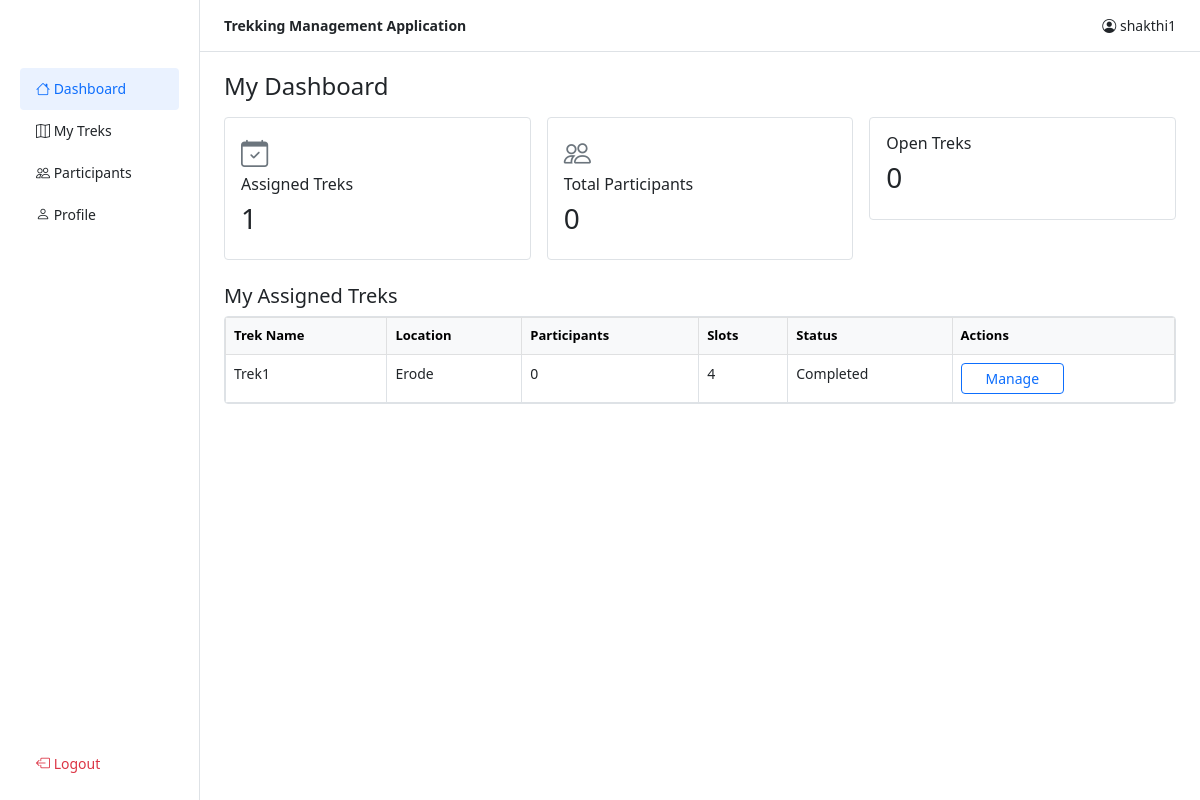
Page /staff/dashboard (signed in) on the committed database.
### tables this page shows
CREATE TABLE treks (
            id INTEGER PRIMARY KEY AUTOINCREMENT,
            name TEXT NOT NULL,
            location TEXT,
            difficulty TEXT CHECK(difficulty IN ("Easy","Moderate","Hard")),
            duration INTEGER,
            slots INTEGER DEFAULT 0,
            staff_id INTEGER REFERENCES users(id),
            status TEXT DEFAULT "Pending",
            start_date TEXT,
            end_date TEXT
        , description TEXT DEFAULT "");

### app.py (the view)
@app.route('/staff/dashboard')
@login_required('staff')
def staff_dashboard(active='dashboard'):
    db = get_db()
    treks = db.execute('''SELECT t.*, COUNT(b.id) participants
                          FROM treks t LEFT JOIN bookings b ON b.trek_id=t.id AND b.status="Booked"
                          WHERE t.staff_id=? GROUP BY t.id''', (session['user_id'],)).fetchall()
    total_participants = sum(t['participants'] for t in treks)
    open_treks = sum(1 for t in treks if t['status'] == 'Open')
    return render_template('staff/dashboard.html', treks=treks, total_participants=total_participants, open_treks=open_treks, active=active)

### app.py (called while the page is built)
def login_required(role=None):
    def decorator(f):
        @wraps(f)
        def wrapper(*args, **kwargs):
            if 'user_id' not in session:
                return redirect(url_for('login'))
            if role and session.get('role') != role:
                flash('Access denied.')
                return redirect(url_for('login'))
            return f(*args, **kwargs)
        return wrapper
    return decorator

### database.py (called while the page is built)
def get_db():
    db = getattr(g, '_database', None)
    if db is None:
        db = g._database = sqlite3.connect(DATABASE)
        db.row_factory = sqlite3.Row
    return db

### templates/staff/dashboard.html (shortened to what this page needs)
{% extends "base.html" %}
{% block sidebar %}
<ul class="nav flex-column px-2">
  <li class="nav-item"><a class="nav-link {% if active=='dashboard' %}active{% endif %}" href="{{ url_for('staff_dashboard') }}"><i class="bi bi-house"></i> Dashboard</a></li>
  <li class="nav-item"><a class="nav-link {% if active=='treks' %}active{% endif %}" href="{{ url_for('staff_treks') }}"><i class="bi bi-map"></i> My Treks</a></li>
  <li class="nav-item"><a class="nav-link" href="{{ url_for('staff_participants') }}"><i class="bi bi-people"></i> Participants</a></li>
  <li class="nav-item"><a class="nav-link" href="{{ url_for('staff_profile') }}"><i class="bi bi-person"></i> Profile</a></li>
</ul>
{% endblock %}
{% block content %}
<h4 class="mb-3">My Dashboard</h4>
<div class="row g-3 mb-4">
  <div class="col-md-4"><div class="card p-3"><i class="bi bi-calendar-check stat-icon"></i><h6>Assigned Treks</h6><h3>{{ treks|length }}</h3></div></div>
  <div class="col-md-4"><div class="card p-3"><i class="bi bi-people stat-icon"></i><h6>Total Participants</h6><h3>{{ total_participants }}</h3></div></div>
  <div class="col-md-4"><div class="card p-3"><h6>Open Treks</h6><h3>{{ open_treks }}</h3></div></div>
</div>
<h5 class="mb-2">My Assigned Treks</h5>
<div class="card table-responsive">
  <table class="table table-bordered mb-0">
    <thead class="table-light"><tr><th>Trek Name</th><th>Location</th><th>Participants</th><th>Slots</th><th>Status</th><th>Actions</th></tr></thead>
    <tbody>
      {% for t in treks %}
      <tr>
        <td>{{ t.name }}</td><td>{{ t.location }}</td><td>{{ t.participants }}</td><td>{{ t.slots }}</td><td>{{ t.status }}</td>
        <td><a href="{{ url_for('staff_trek', tid=t.id) }}" class="btn btn-sm btn-outline-primary px-4">Manage</a></td>
      </tr>
      {% else %}
      <tr><td colspan="6" class="text-center text-muted">No treks assigned yet.</td></tr>
      {% endfor %}
    </tbody>
  </table>
</div>
{% endblock %}

### templates/base.html (style rules this page uses)
body { background: #fff; color: #212529; font-size: 14px; }
.sidebar .nav-link { color: #212529; padding:.65rem 1rem; font-weight:500; }
.sidebar .nav-link:hover, .sidebar .nav-link.active { background: #eaf2ff; border-radius: 4px; color: #0d6efd; }
.card { border: 1px solid #dee2e6; border-radius: 4px; box-shadow: none; }
.stat-icon { float:right; font-size:1.7rem; color:#6c757d; }
.table th { font-size: 13px; }

### rows in the picture
treks: name "Trek1", location "Erode", participants "0", slots "4", status "Completed"

### other values in the picture
{{ session.username }} "shakthi1"
{{ treks|length }} "1"
{{ total_participants }} "0"
{{ open_treks }} "0"
